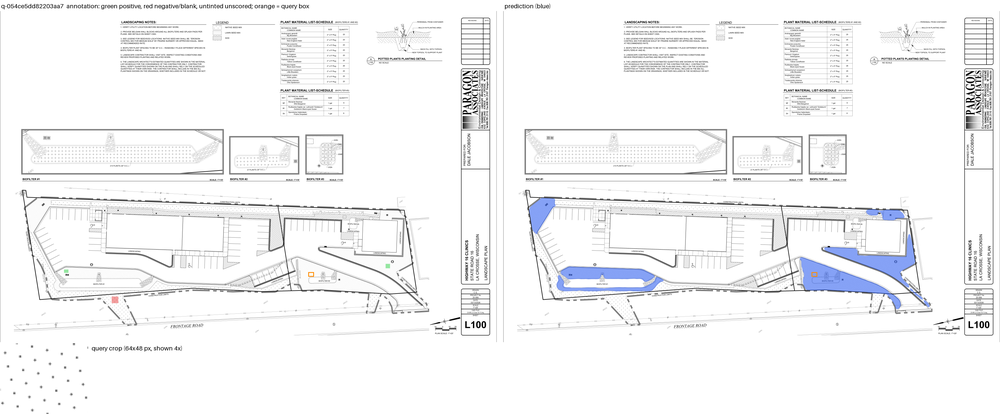
#> input picture assets/generated/report_q-054ce5dd82203aa7.png, 1000 x 415 px, shrunk from 3624 x 1504 before the run
$ python -i features.py   (imports and definitions only)   (older library calls are emulated)
#> lines starting #> are read from the running program, lines starting #| are printed output that depends on the picture
### hatchmatch/contracts.py
"""Strict, label-free input contracts for challenge inference."""

from __future__ import annotations

import json
import re
from dataclasses import dataclass
from pathlib import Path
from typing import Any

from PIL import Image, UnidentifiedImageError

SCHEMA = "hatch-matching-inputs/v1"
MANIFEST_KEYS = frozenset({"schema", "examples"})
EXAMPLE_KEYS = frozenset(
    {
        "id",
        "image",
        "width",
        "height",
        "query_box",
        "context_boxes",
    }
)


@dataclass(frozen=True)
class Box:
    """A half-open rectangle in native image coordinates."""

    x0: int
    y0: int
    x1: int
    y1: int

    def __post_init__(self) -> None:
        coordinates = (self.x0, self.y0, self.x1, self.y1)
        if any(type(value) is not int for value in coordinates):
            raise ValueError("box coordinates must be integers")
        if self.x0 < 0 or self.y0 < 0:
            raise ValueError("box coordinates must be non-negative")
        if self.x0 >= self.x1 or self.y0 >= self.y1:
            raise ValueError("box must have positive half-open extents")


@dataclass(frozen=True)
class Request:
    """One validated, label-free inference request."""

    id: str
    image: Path
    width: int
    height: int
    query_box: Box
    context_boxes: tuple[Box, ...]


# [171 lines left out: functions _contains_labels, _reject_unexpected_keys, _required, _text_field, _identifier, _positive_integer and 3 more, not called in this run]

### hatchmatch/features.py
"""Native-coordinate, multi-scale texture features for hatch matching."""

from __future__ import annotations

from collections.abc import Iterator

import cv2
import numpy as np

from hatchmatch.contracts import Box

ORIENTATIONS = tuple(np.linspace(0.0, np.pi, 12, endpoint=False))
WAVELENGTHS = (4.0, 6.0, 9.0, 13.0)
SCALE_FACTORS = (0.75, 1.0, 1.5)
LOCAL_RADII = (2, 4, 8)
COMPACT_CHANNEL_INDICES = (0, 2, 6, 9)


def _validate_inputs(gray: np.ndarray, query_box: Box) -> None:
    if not isinstance(gray, np.ndarray):
        raise ValueError("gray must be a NumPy array")
    if gray.ndim != 2:
        raise ValueError("gray must be two-dimensional")
    if gray.dtype != np.uint8:
        raise ValueError("gray must have uint8 dtype")
    if not isinstance(query_box, Box):
        raise ValueError("query_box must be a Box")
    height, width = gray.shape
    if query_box.x1 > width or query_box.y1 > height:
        raise ValueError("query_box exceeds native image bounds")


def _enhanced_ink(gray: np.ndarray) -> np.ndarray:
    ink_u8 = np.uint8(255) - gray
    clahe = cv2.createCLAHE(clipLimit=2.0, tileGridSize=(8, 8))
    return clahe.apply(ink_u8).astype(np.float32) / np.float32(255.0)


def _foreground_mask(ink: np.ndarray) -> np.ndarray:
    ink_u8 = np.rint(ink * np.float32(255.0)).astype(np.uint8)
    threshold, _ = cv2.threshold(
        ink_u8, 0, 255, cv2.THRESH_BINARY + cv2.THRESH_OTSU
    )
    return (ink_u8 > max(float(threshold), 12.0)).astype(np.float32)


def _unit_channel(channel: np.ndarray) -> np.ndarray:
    bounded = np.clip(channel, 0.0, 1.0).astype(np.float32, copy=False)
    return np.round(bounded, decimals=6).astype(np.float32, copy=False)


def _gabor_energy(
    ink: np.ndarray,
    theta: float,
    wavelength: float,
    scale: float,
) -> np.ndarray:
    sigma = max(1.0, 0.45 * wavelength * scale)
    radius = min(15, max(2, int(np.ceil(3.0 * sigma))))
    size = 2 * radius + 1
    real_kernel = cv2.getGaborKernel(
        (size, size),
        sigma,
        theta,
        wavelength,
        0.5,
        0.0,
        ktype=cv2.CV_32F,
    )
    imag_kernel = cv2.getGaborKernel(
        (size, size),
        sigma,
        theta,
        wavelength,
        0.5,
        np.pi / 2.0,
        ktype=cv2.CV_32F,
    )
    real_kernel -= real_kernel.mean()
    imag_kernel -= imag_kernel.mean()
    normalizer = max(
        float(np.abs(real_kernel).sum()),
        float(np.abs(imag_kernel).sum()),
        np.finfo(np.float32).eps,
    )
    real = cv2.filter2D(
        ink, cv2.CV_32F, real_kernel / normalizer, borderType=cv2.BORDER_REFLECT
    )
    imag = cv2.filter2D(
        ink, cv2.CV_32F, imag_kernel / normalizer, borderType=cv2.BORDER_REFLECT
    )
    energy = cv2.magnitude(real, imag)
    smoothing_sigma = max(0.5, wavelength * scale / 4.0)
    energy = cv2.GaussianBlur(
        energy,
        (0, 0),
        smoothing_sigma,
        borderType=cv2.BORDER_REFLECT,
    )
    return _unit_channel(energy)


def _iter_texture_channels(
    gray: np.ndarray, query_box: Box
) -> Iterator[np.ndarray]:
    """Yield texture channels without materializing the complete feature cube."""

    _validate_inputs(gray, query_box)
    ink = _enhanced_ink(gray)
    foreground = _foreground_mask(ink)
    distance = cv2.distanceTransform(
        np.uint8(1) - foreground.astype(np.uint8),
        cv2.DIST_L2,
        cv2.DIST_MASK_PRECISE,
    )

    for radius in LOCAL_RADII:
        size = 2 * radius + 1
        density = cv2.boxFilter(
            foreground,
            cv2.CV_32F,
            (size, size),
            normalize=True,
            borderType=cv2.BORDER_REFLECT,
        )
        yield _unit_channel(density)
        yield _unit_channel(np.exp(-distance / np.float32(radius)))

        mean = cv2.boxFilter(
            ink,
            cv2.CV_32F,
            (size, size),
            normalize=True,
            borderType=cv2.BORDER_REFLECT,
        )
        mean_square = cv2.boxFilter(
            ink * ink,
            cv2.CV_32F,
            (size, size),
            normalize=True,
            borderType=cv2.BORDER_REFLECT,
        )
        variance = np.maximum(mean_square - mean * mean, 0.0)
        yield _unit_channel(variance * np.float32(4.0))

    for scale in SCALE_FACTORS:
        for wavelength in WAVELENGTHS:
            for theta in ORIENTATIONS:
                yield _gabor_energy(ink, theta, wavelength, scale)


# [71 lines left out: functions foreground, local_variance, query_compatibility, _validate_gray, texture_channels, not called in this run]


def compact_texture_channels(gray: np.ndarray) -> np.ndarray:
    """Return four inexpensive spatial texture channels as ``(H, W, 4)``."""

    if not isinstance(gray, np.ndarray) or gray.ndim != 2:
        raise ValueError("gray must be a two-dimensional NumPy array")
    height, width = gray.shape
    if height == 0 or width == 0:
        raise ValueError("gray must not be empty")
    full_box = Box(0, 0, width, height)
    wanted = set(COMPACT_CHANNEL_INDICES)
    selected: list[np.ndarray] = []
    for index, channel in enumerate(_iter_texture_channels(gray, full_box)):
        if index in wanted:
            selected.append(channel)
        if index >= COMPACT_CHANNEL_INDICES[-1]:
            break
    return np.stack(selected, axis=-1).astype(np.float32, copy=False)

>>> import cv2
>>> picture = cv2.imread('../assets/generated/report_q-054ce5dd82203aa7.png', cv2.IMREAD_GRAYSCALE)
#> picture: shape (415, 1000); min 0, max 255, mean 244.7
>>> result = compact_texture_channels(picture)
#> in _validate_inputs, `height, width = gray.shape`: height = 415; width = 1000
#> in _enhanced_ink, `ink_u8 = np.uint8(255) - gray`:
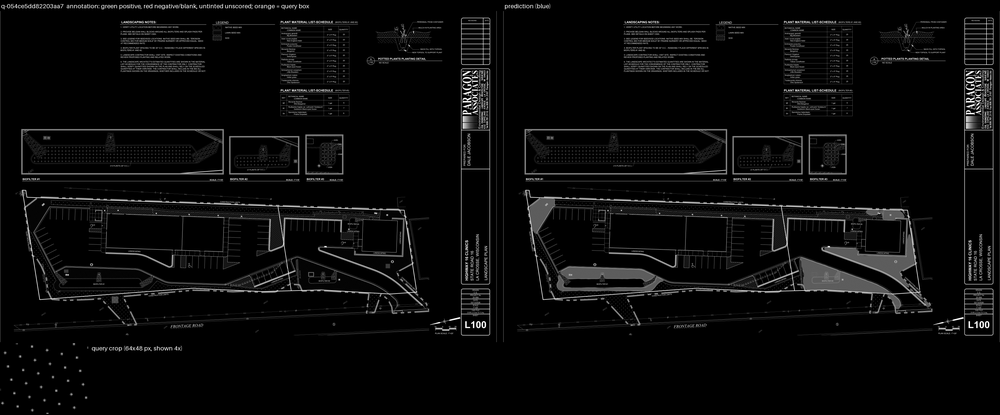
#> ink_u8: shape (415, 1000); min 0, max 255, mean 10.3
#> in _foreground_mask, `ink_u8 = np.rint(ink * np.float32(255.0)).astype(np.uint8)`:
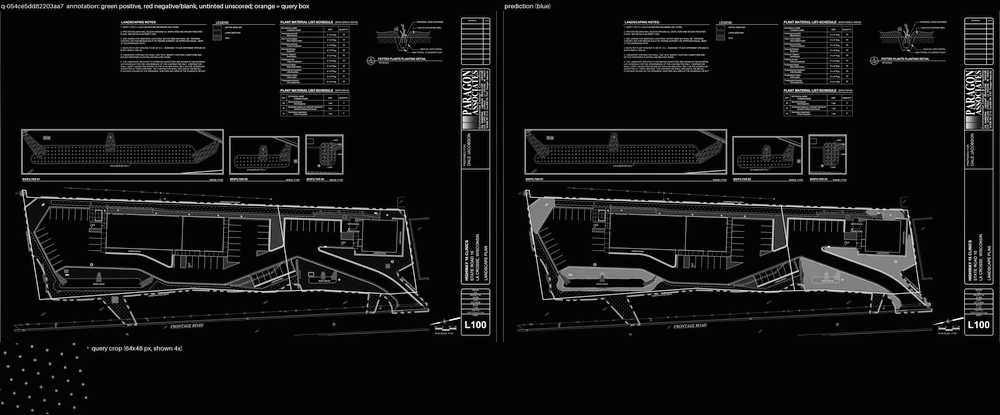
#> ink_u8: shape (415, 1000); min 3, max 255, mean 18.4
#> in _foreground_mask, `threshold, _ = cv2.threshold( ink_u8, 0, 255, cv2.THRESH_BINARY + cv2...`: threshold = 57
#> in _unit_channel, `bounded = np.clip(channel, 0.0, 1.0).astype(np.float32, copy=False)`:
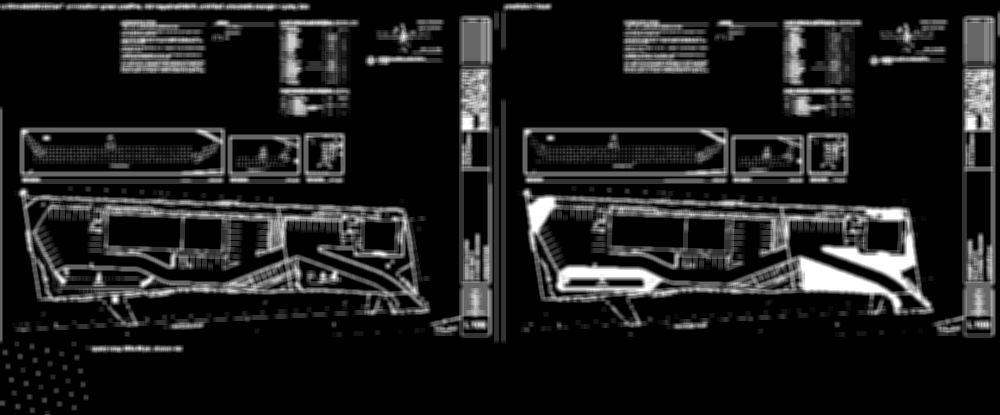
#> bounded: shape (415, 1000) float32; min 0, max 1, mean 0.116
#> the loop in compact_texture_channels, `for index, channel in enumerate(_iter_texture_channels(gray, full_box)):` made 10 passes
#> pass 1, in _unit_channel (call 2), `bounded = np.clip(channel, 0.0, 1.0).astype(np.float32, copy=False)`:
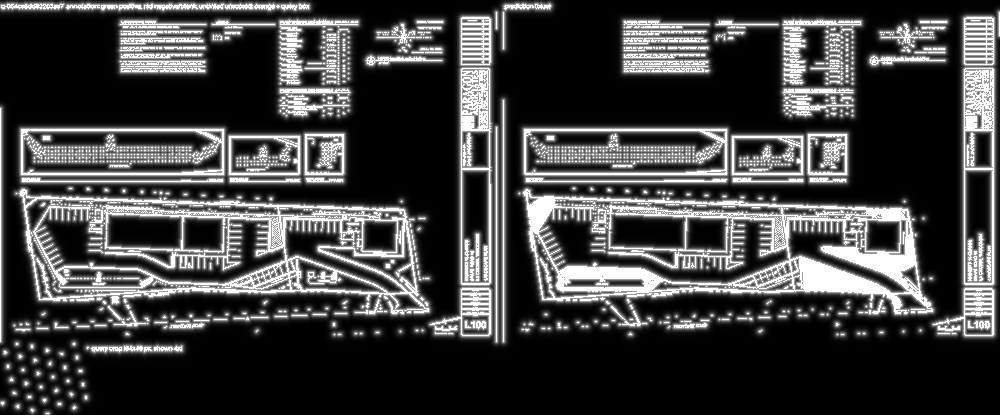
#> bounded: shape (415, 1000) float32; min 2.4e-20, max 1, mean 0.253
#> after the loop in compact_texture_channels, `for index, channel in enumerate(_iter_texture_channels(gray, full_box)):`: selected = 4 items
#> in compact_texture_channels, `return np.stack(selected, axis=-1).astype(np.float32, copy=False)`:
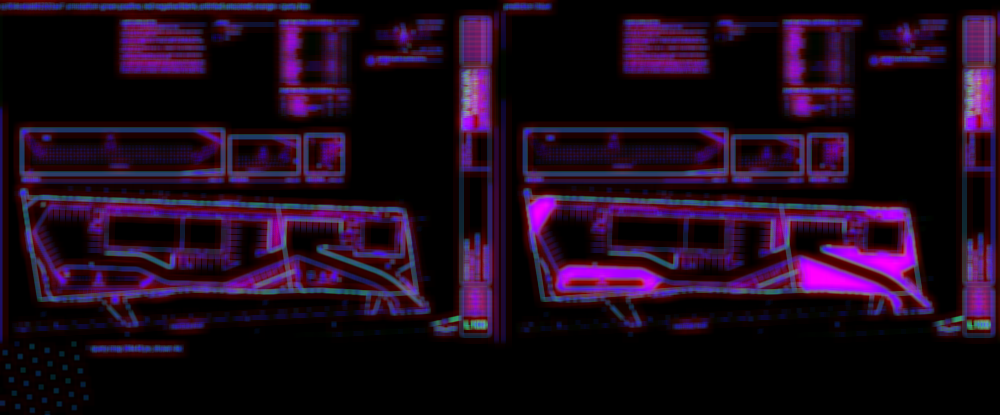
#> returned value: shape (415, 1000, 4) float32; mean of channels 0, 1, 2, 3 0.116, 0.0408, 0.116, 0.0183; drawn as B, G, R

$ run again, on assets/generated/report_q-2ce4d7f461b8c90d.png
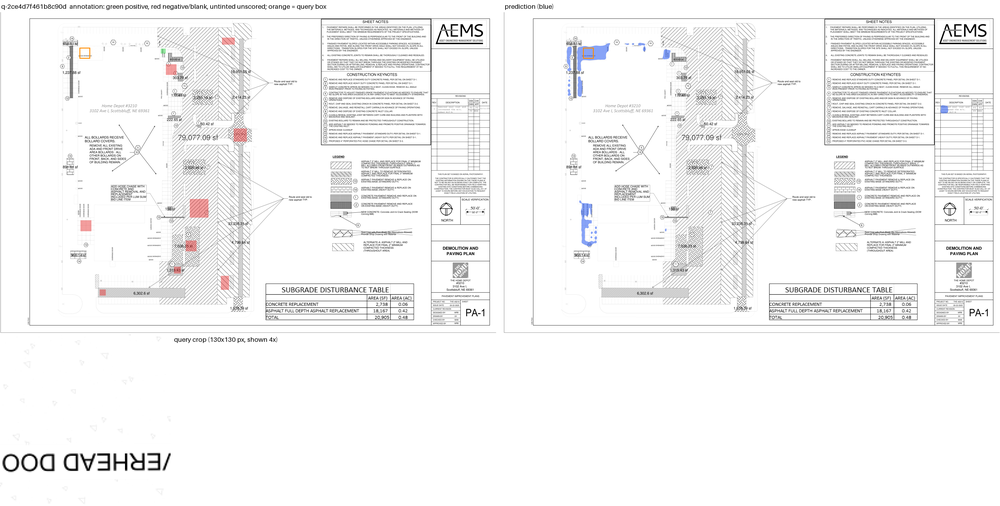
#> input picture assets/generated/report_q-2ce4d7f461b8c90d.png, 1000 x 506 px, shrunk from 3424 x 1732 before the run
#> in _validate_inputs, `height, width = gray.shape`: height = 506; width = 1000
#> threshold = 56
#> the loop in compact_texture_channels, `for index, channel in enumerate(_iter_texture_channels(gray, full_box)):` made 10 passes
#> pass 1, in _unit_channel (call 2), `bounded = np.clip(channel, 0.0, 1.0).astype(np.float32, copy=False)`:
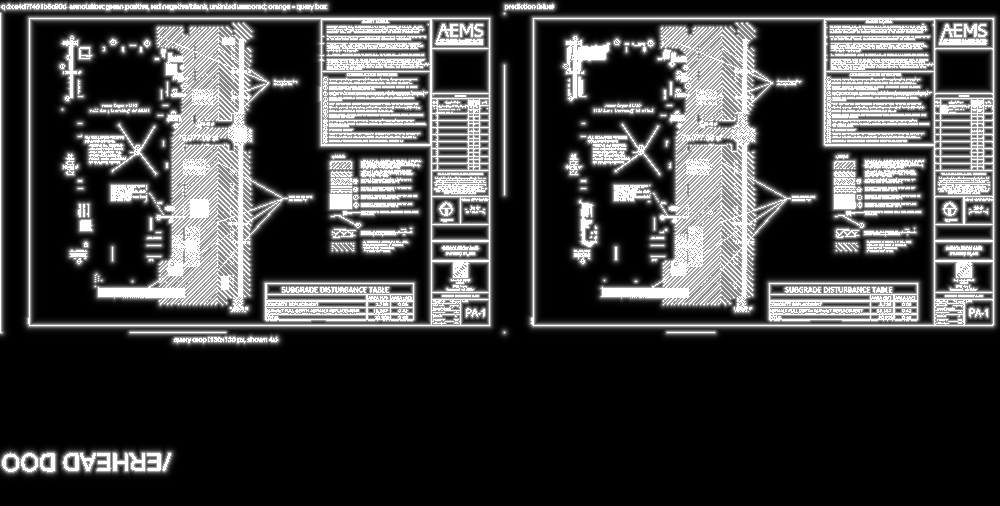
#> bounded: shape (506, 1000) float32; min 7.66e-40, max 1, mean 0.26
#> after the loop in compact_texture_channels, `for index, channel in enumerate(_iter_texture_channels(gray, full_box)):`: selected = 4 items
#> in compact_texture_channels, `return np.stack(selected, axis=-1).astype(np.float32, copy=False)`:
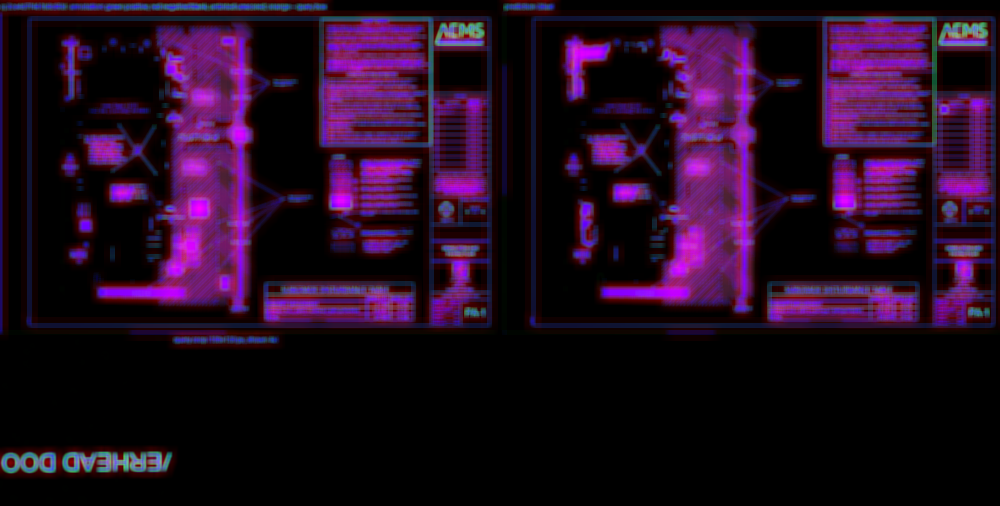
#> returned value: shape (506, 1000, 4) float32; mean of channels 0, 1, 2, 3 0.136, 0.0432, 0.136, 0.0169; drawn as B, G, R

$ run again, on assets/generated/report_q-94922c59b49228d9.png
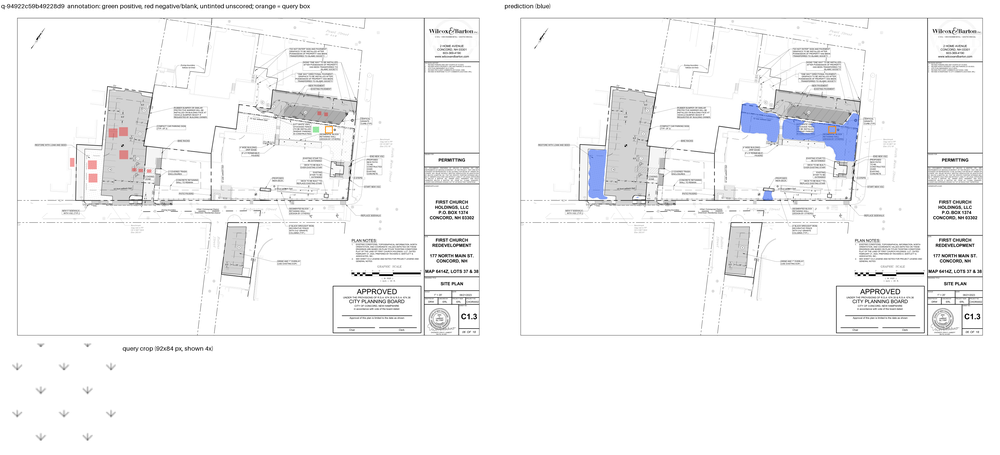
#> input picture assets/generated/report_q-94922c59b49228d9.png, 1000 x 455 px, shrunk from 3624 x 1648 before the run
#> in _validate_inputs, `height, width = gray.shape`: height = 455; width = 1000
#> threshold = 54
#> the loop in compact_texture_channels, `for index, channel in enumerate(_iter_texture_channels(gray, full_box)):` made 10 passes
#> pass 1, in _unit_channel (call 2), `bounded = np.clip(channel, 0.0, 1.0).astype(np.float32, copy=False)`:
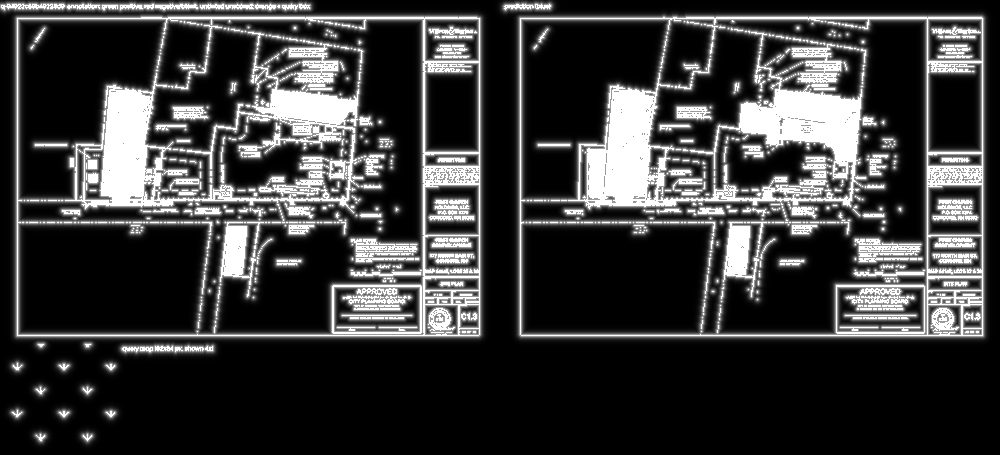
#> bounded: shape (455, 1000) float32; min 5.76e-27, max 1, mean 0.228
#> after the loop in compact_texture_channels, `for index, channel in enumerate(_iter_texture_channels(gray, full_box)):`: selected = 4 items
#> in compact_texture_channels, `return np.stack(selected, axis=-1).astype(np.float32, copy=False)`:
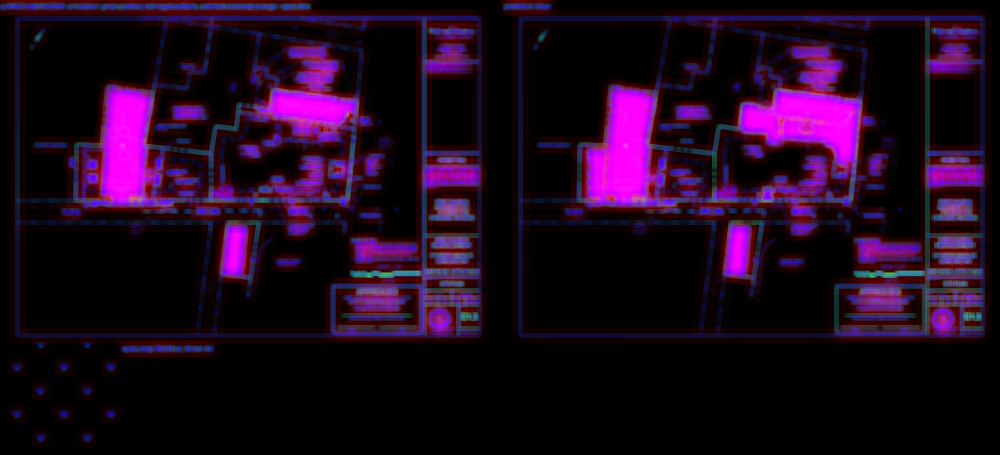
#> returned value: shape (455, 1000, 4) float32; mean of channels 0, 1, 2, 3 0.122, 0.031, 0.122, 0.0157; drawn as B, G, R
